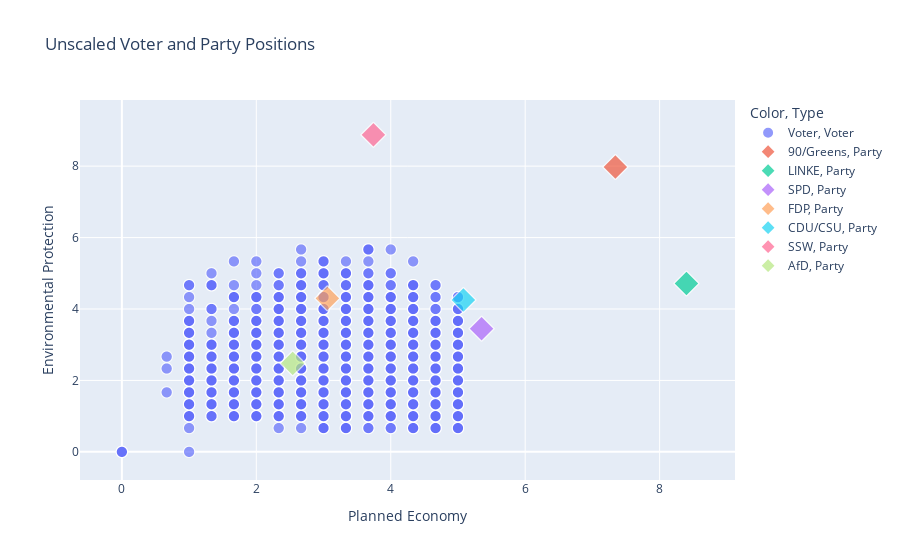

The cell this chart's notebook holds for it:
### Code cell
# Plot without scaling
fig = px.scatter(
    pd.concat([
        voter_scaled.assign(Type="Voter", Size=5, Color="Voter"),
        party_scaled.assign(Type="Party", Size=15, Color=party_scaled["Party_Name"])
    ]),
    x="Planned Economy",
    y="Environmental Protection",
    color="Color",
    symbol="Type",
    size="Size",
    title="Unscaled Voter and Party Positions"
)
fig.update_traces(textposition="top center")
fig.show()

### Figure 1 — Plotly figure (JSON) as saved in the notebook; plotly's stock layout.template omitted (floating-point values rounded to 4 significant figures; data arrays with more than 128 entries replaced by an {"elided": "..."} marker saying what was removed)
{"data": [{"hovertemplate": "Color=Voter<br>Type=Voter<br>Planned Economy=%{x}<br>Environmental Protection=%{y}<br>Size=%{marker.size}<extra></extra>", "legendgroup": "Voter, Voter", "marker": {"color": "#636efa", "size": {"elided": "6238 int values"}, "sizemode": "area", "sizeref": 0.0375, "symbol": "circle"}, "mode": "markers", "name": "Voter, Voter", "showlegend": true, "textposition": "top center", "type": "scattergl", "x": {"elided": "6238 float values"}, "xaxis": "x", "y": {"elided": "6238 float values"}, "yaxis": "y"}, {"hovertemplate": "Color=90/Greens<br>Type=Party<br>Planned Economy=%{x}<br>Environmental Protection=%{y}<br>Size=%{marker.size}<extra></extra>", "legendgroup": "90/Greens, Party", "marker": {"color": "#EF553B", "size": [15], "sizemode": "area", "sizeref": 0.0375, "symbol": "diamond"}, "mode": "markers", "name": "90/Greens, Party", "showlegend": true, "textposition": "top center", "type": "scattergl", "x": [7.342], "xaxis": "x", "y": [7.975], "yaxis": "y"}, {"hovertemplate": "Color=LINKE<br>Type=Party<br>Planned Economy=%{x}<br>Environmental Protection=%{y}<br>Size=%{marker.size}<extra></extra>", "legendgroup": "LINKE, Party", "marker": {"color": "#00cc96", "size": [15], "sizemode": "area", "sizeref": 0.0375, "symbol": "diamond"}, "mode": "markers", "name": "LINKE, Party", "showlegend": true, "textposition": "top center", "type": "scattergl", "x": [8.399], "xaxis": "x", "y": [4.714], "yaxis": "y"}, {"hovertemplate": "Color=SPD<br>Type=Party<br>Planned Economy=%{x}<br>Environmental Protection=%{y}<br>Size=%{marker.size}<extra></extra>", "legendgroup": "SPD, Party", "marker": {"color": "#ab63fa", "size": [15], "sizemode": "area", "sizeref": 0.0375, "symbol": "diamond"}, "mode": "markers", "name": "SPD, Party", "showlegend": true, "textposition": "top center", "type": "scattergl", "x": [5.351], "xaxis": "x", "y": [3.448], "yaxis": "y"}, {"hovertemplate": "Color=FDP<br>Type=Party<br>Planned Economy=%{x}<br>Environmental Protection=%{y}<br>Size=%{marker.size}<extra></extra>", "legendgroup": "FDP, Party", "marker": {"color": "#FFA15A", "size": [15], "sizemode": "area", "sizeref": 0.0375, "symbol": "diamond"}, "mode": "markers", "name": "FDP, Party", "showlegend": true, "textposition": "top center", "type": "scattergl", "x": [3.057], "xaxis": "x", "y": [4.298], "yaxis": "y"}, {"hovertemplate": "Color=CDU/CSU<br>Type=Party<br>Planned Economy=%{x}<br>Environmental Protection=%{y}<br>Size=%{marker.size}<extra></extra>", "legendgroup": "CDU/CSU, Party", "marker": {"color": "#19d3f3", "size": [15], "sizemode": "area", "sizeref": 0.0375, "symbol": "diamond"}, "mode": "markers", "name": "CDU/CSU, Party", "showlegend": true, "textposition": "top center", "type": "scattergl", "x": [5.081], "xaxis": "x", "y": [4.252], "yaxis": "y"}, {"hovertemplate": "Color=SSW<br>Type=Party<br>Planned Economy=%{x}<br>Environmental Protection=%{y}<br>Size=%{marker.size}<extra></extra>", "legendgroup": "SSW, Party", "marker": {"color": "#FF6692", "size": [15], "sizemode": "area", "sizeref": 0.0375, "symbol": "diamond"}, "mode": "markers", "name": "SSW, Party", "showlegend": true, "textposition": "top center", "type": "scattergl", "x": [3.742], "xaxis": "x", "y": [8.877], "yaxis": "y"}, {"hovertemplate": "Color=AfD<br>Type=Party<br>Planned Economy=%{x}<br>Environmental Protection=%{y}<br>Size=%{marker.size}<extra></extra>", "legendgroup": "AfD, Party", "marker": {"color": "#B6E880", "size": [15], "sizemode": "area", "sizeref": 0.0375, "symbol": "diamond"}, "mode": "markers", "name": "AfD, Party", "showlegend": true, "textposition": "top center", "type": "scattergl", "x": [2.541], "xaxis": "x", "y": [2.478], "yaxis": "y"}], "layout": {"legend": {"itemsizing": "constant", "title": {"text": "Color, Type"}, "tracegroupgap": 0}, "title": {"text": "Unscaled Voter and Party Positions"}, "xaxis": {"anchor": "y", "domain": [0, 1], "title": {"text": "Planned Economy"}}, "yaxis": {"anchor": "x", "domain": [0, 1], "title": {"text": "Environmental Protection"}}}}
